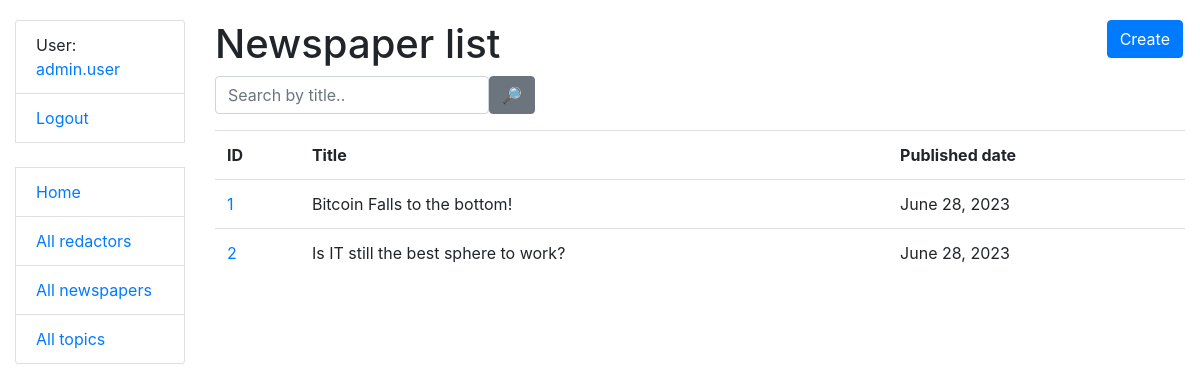
The app's page /newspapers/ (signed in) with its own data.
### agency/models.py (models this page shows, shortened)
class Redactor(AbstractUser):
    years_of_experience = models.IntegerField(default=0)
    class Meta:
        verbose_name = "redactor"
        verbose_name_plural = "redactors"
    def get_absolute_url(self) -> str:
        return reverse("agency:redactor-detail", kwargs={"pk": self.pk})

class Newspaper(models.Model):
    title = models.CharField(max_length=255)
    content = models.TextField()
    published_date = models.DateField(
        auto_now_add=True, verbose_name="Date Published"
    )
    topic = models.ManyToManyField(Topic, related_name="newspaper")
    publishers = models.ManyToManyField(Redactor, related_name="newspapers")

### agency/views.py (the view)
# urls.py: path("newspapers/", NewspaperListView.as_view(), name="newspaper-list"),
class NewspaperListView(LoginRequiredMixin, generic.ListView):
    model = Newspaper
    paginate_by = 5
    context_object_name = "newspaper_list"
    def get_context_data(self, *, object_list=None, **kwargs) -> None:
        context = super(NewspaperListView, self).get_context_data(**kwargs)
        title = self.request.GET.get("title", "")
        context["search_form"] = NewspaperSearchForm(initial={"title": title})
        return context
    def get_queryset(self) -> None:
        queryset = Newspaper.objects.prefetch_related("topic")
        form = NewspaperSearchForm(self.request.GET)
        if form.is_valid():
            return queryset.filter(
                title__icontains=form.cleaned_data["title"]
            )
        return queryset

### agency/forms.py
class NewspaperSearchForm(forms.Form):
    title = forms.CharField(
        max_length=255,
        required=False,
        label="",
        widget=forms.TextInput(attrs={"placeholder": "Search by title.."}),
    )

### templates/agency/newspaper_list.html
{% extends "base.html" %}
{% block content %}
  <h1>
    Newspaper list
    <a href="{% url 'agency:newspaper-create' %}" class="btn btn-primary link-to-page">
      Create
    </a>
  </h1>
  {% block search_form %}
    {% include "includes/search_form.html"%}
  {% endblock %}
  {% if newspaper_list %}
    <table class="table">
      <tr>
        <th>ID</th>
        <th>Title</th>
        <th>Published date</th>
      </tr>
      {% for newspaper in newspaper_list %}
      <tr>
        <td>
          <a href="{% url "agency:newspaper-detail" pk=newspaper.id %} ">{{ newspaper.id }}</a>
        </td>
        <td>
          {{ newspaper.title }}
        </td>
        <td>
          {{ newspaper.published_date }}
        </td>
      </tr>
      {% endfor %}
    </table>
  {% else %}
    <p>There are no newspapers in agency</p>
  {% endif %}
{% endblock %}

### templates/includes/sidebar.html
<ul class="sidebar-nav list-group">
  {% if user.is_authenticated %}
    <li class="list-group-item">User: <a href="{{ user.get_absolute_url }}">{{ user.get_username }}</a></li>
    <li class="list-group-item"><a href="{% url 'logout'%}?next={{request.path}}">Logout</a></li>
  {% else %}
    <li class="list-group-item"><a href="{% url 'login'%}?next={{request.path}}">Login</a></li>
  {% endif %}
  <br>
  <li class="list-group-item"><a href="{% url 'agency:index' %}">Home</a></li>
  <li class="list-group-item"><a href="{% url 'agency:redactor-list' %}">All redactors</a></li>
  <li class="list-group-item"><a href="{% url 'agency:newspaper-list' %}">All newspapers</a></li>
  <li class="list-group-item"><a href="{% url 'agency:topic-list' %}">All topics</a></li>
</ul>

### static/css/styles.css (style rules this page uses)
body { margin-top: 20px; }
.link-to-page { float: right; margin: 0 2px 0 2px; }

### records on screen
Redactor: get_username "admin.user"
Newspaper: id "1", title "Bitcoin Falls to the bottom!", published_date "June 28, 2023"
Newspaper: id "2", title "Is IT still the best sphere to work?", published_date "June 28, 2023"
